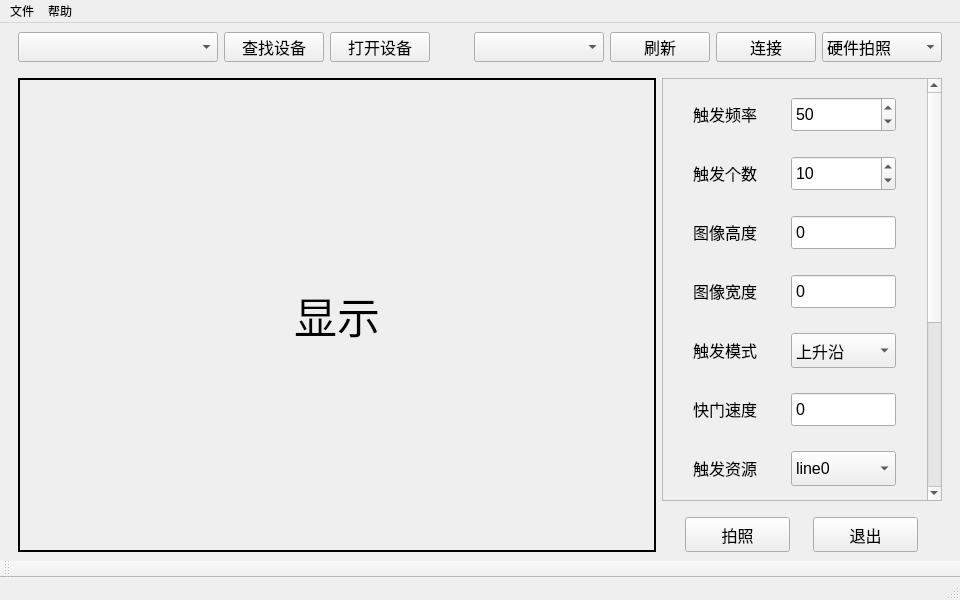
<?xml version="1.0" encoding="UTF-8"?>
<ui version="4.0">
 <class>control_window</class>
 <widget class="QMainWindow" name="control_window">
  <property name="geometry">
   <rect>
    <x>0</x>
    <y>0</y>
    <width>960</width>
    <height>600</height>
   </rect>
  </property>
  <property name="sizePolicy">
   <sizepolicy hsizetype="Preferred" vsizetype="Preferred">
    <horstretch>0</horstretch>
    <verstretch>0</verstretch>
   </sizepolicy>
  </property>
  <property name="minimumSize">
   <size>
    <width>960</width>
    <height>600</height>
   </size>
  </property>
  <property name="windowTitle">
   <string>MainWindow</string>
  </property>
  <widget class="QWidget" name="centralwidget">
   <layout class="QVBoxLayout" name="verticalLayout_2">
    <item>
     <widget class="QWidget" name="widget" native="true">
      <property name="sizePolicy">
       <sizepolicy hsizetype="Expanding" vsizetype="Preferred">
        <horstretch>0</horstretch>
        <verstretch>0</verstretch>
       </sizepolicy>
      </property>
      <property name="minimumSize">
       <size>
        <width>0</width>
        <height>40</height>
       </size>
      </property>
      <property name="maximumSize">
       <size>
        <width>16777215</width>
        <height>40</height>
       </size>
      </property>
      <layout class="QHBoxLayout" name="horizontalLayout_15">
       <property name="topMargin">
        <number>0</number>
       </property>
       <item>
        <widget class="QComboBox" name="choose_devices">
         <property name="minimumSize">
          <size>
           <width>200</width>
           <height>30</height>
          </size>
         </property>
         <property name="maximumSize">
          <size>
           <width>200</width>
           <height>30</height>
          </size>
         </property>
         <property name="font">
          <font>
           <pointsize>12</pointsize>
          </font>
         </property>
         <property name="focusPolicy">
          <enum>Qt::FocusPolicy::NoFocus</enum>
         </property>
        </widget>
       </item>
       <item>
        <widget class="QPushButton" name="find_device">
         <property name="minimumSize">
          <size>
           <width>100</width>
           <height>30</height>
          </size>
         </property>
         <property name="maximumSize">
          <size>
           <width>100</width>
           <height>30</height>
          </size>
         </property>
         <property name="font">
          <font>
           <pointsize>12</pointsize>
          </font>
         </property>
         <property name="text">
          <string>查找设备</string>
         </property>
        </widget>
       </item>
       <item>
        <widget class="QPushButton" name="open_device">
         <property name="minimumSize">
          <size>
           <width>100</width>
           <height>30</height>
          </size>
         </property>
         <property name="maximumSize">
          <size>
           <width>100</width>
           <height>30</height>
          </size>
         </property>
         <property name="font">
          <font>
           <pointsize>12</pointsize>
          </font>
         </property>
         <property name="text">
          <string>打开设备</string>
         </property>
        </widget>
       </item>
       <item>
        <spacer name="horizontalSpacer">
         <property name="orientation">
          <enum>Qt::Orientation::Horizontal</enum>
         </property>
         <property name="sizeHint" stdset="0">
          <size>
           <width>40</width>
           <height>20</height>
          </size>
         </property>
        </spacer>
       </item>
       <item>
        <widget class="QComboBox" name="open_serailCb">
         <property name="minimumSize">
          <size>
           <width>130</width>
           <height>30</height>
          </size>
         </property>
         <property name="maximumSize">
          <size>
           <width>120</width>
           <height>30</height>
          </size>
         </property>
         <property name="font">
          <font>
           <pointsize>12</pointsize>
          </font>
         </property>
         <property name="focusPolicy">
          <enum>Qt::FocusPolicy::NoFocus</enum>
         </property>
        </widget>
       </item>
       <item>
        <widget class="QPushButton" name="open_btnSerialCheck">
         <property name="minimumSize">
          <size>
           <width>100</width>
           <height>30</height>
          </size>
         </property>
         <property name="maximumSize">
          <size>
           <width>100</width>
           <height>30</height>
          </size>
         </property>
         <property name="font">
          <font>
           <pointsize>12</pointsize>
          </font>
         </property>
         <property name="text">
          <string>刷新</string>
         </property>
        </widget>
       </item>
       <item>
        <widget class="QPushButton" name="open_openBt">
         <property name="minimumSize">
          <size>
           <width>100</width>
           <height>30</height>
          </size>
         </property>
         <property name="maximumSize">
          <size>
           <width>100</width>
           <height>30</height>
          </size>
         </property>
         <property name="font">
          <font>
           <pointsize>12</pointsize>
          </font>
         </property>
         <property name="text">
          <string>连接</string>
         </property>
        </widget>
       </item>
       <item>
        <widget class="QComboBox" name="selectmode">
         <property name="minimumSize">
          <size>
           <width>120</width>
           <height>30</height>
          </size>
         </property>
         <property name="maximumSize">
          <size>
           <width>120</width>
           <height>30</height>
          </size>
         </property>
         <property name="font">
          <font>
           <pointsize>12</pointsize>
          </font>
         </property>
         <property name="focusPolicy">
          <enum>Qt::FocusPolicy::NoFocus</enum>
         </property>
         <item>
          <property name="text">
           <string>硬件拍照</string>
          </property>
         </item>
         <item>
          <property name="text">
           <string>软件拍照</string>
          </property>
         </item>
        </widget>
       </item>
      </layout>
     </widget>
    </item>
    <item>
     <widget class="QWidget" name="widget_15" native="true">
      <layout class="QHBoxLayout" name="horizontalLayout_11">
       <property name="topMargin">
        <number>0</number>
       </property>
       <property name="bottomMargin">
        <number>0</number>
       </property>
       <item>
        <widget class="QLabel" name="label_show_">
         <property name="minimumSize">
          <size>
           <width>200</width>
           <height>200</height>
          </size>
         </property>
         <property name="font">
          <font>
           <pointsize>32</pointsize>
          </font>
         </property>
         <property name="frameShape">
          <enum>QFrame::Shape::Box</enum>
         </property>
         <property name="lineWidth">
          <number>2</number>
         </property>
         <property name="text">
          <string>显示</string>
         </property>
         <property name="textFormat">
          <enum>Qt::TextFormat::PlainText</enum>
         </property>
         <property name="alignment">
          <set>Qt::AlignmentFlag::AlignCenter</set>
         </property>
        </widget>
       </item>
       <item>
        <widget class="QWidget" name="widget_17" native="true">
         <property name="minimumSize">
          <size>
           <width>280</width>
           <height>0</height>
          </size>
         </property>
         <property name="maximumSize">
          <size>
           <width>280</width>
           <height>16777215</height>
          </size>
         </property>
         <property name="layoutDirection">
          <enum>Qt::LayoutDirection::LeftToRight</enum>
         </property>
         <layout class="QVBoxLayout" name="verticalLayout_3">
          <property name="leftMargin">
           <number>0</number>
          </property>
          <property name="topMargin">
           <number>0</number>
          </property>
          <property name="rightMargin">
           <number>0</number>
          </property>
          <property name="bottomMargin">
           <number>0</number>
          </property>
          <item>
           <widget class="QScrollArea" name="scrollArea">
            <property name="minimumSize">
             <size>
              <width>280</width>
              <height>0</height>
             </size>
            </property>
            <property name="maximumSize">
             <size>
              <width>280</width>
              <height>16777215</height>
             </size>
            </property>
            <property name="widgetResizable">
             <bool>true</bool>
            </property>
            <widget class="QWidget" name="scrollAreaWidgetContents">
             <property name="geometry">
              <rect>
               <x>0</x>
               <y>0</y>
               <width>261</width>
               <height>720</height>
              </rect>
             </property>
             <layout class="QVBoxLayout" name="verticalLayout">
              <item>
               <widget class="QWidget" name="widget_2" native="true">
                <layout class="QHBoxLayout" name="horizontalLayout">
                 <item>
                  <widget class="QLabel" name="label">
                   <property name="minimumSize">
                    <size>
                     <width>80</width>
                     <height>30</height>
                    </size>
                   </property>
                   <property name="maximumSize">
                    <size>
                     <width>80</width>
                     <height>30</height>
                    </size>
                   </property>
                   <property name="font">
                    <font>
                     <pointsize>12</pointsize>
                    </font>
                   </property>
                   <property name="text">
                    <string>触发频率</string>
                   </property>
                  </widget>
                 </item>
                 <item>
                  <widget class="QSpinBox" name="open_freq">
                   <property name="minimumSize">
                    <size>
                     <width>105</width>
                     <height>35</height>
                    </size>
                   </property>
                   <property name="maximumSize">
                    <size>
                     <width>105</width>
                     <height>35</height>
                    </size>
                   </property>
                   <property name="font">
                    <font>
                     <pointsize>12</pointsize>
                    </font>
                   </property>
                   <property name="focusPolicy">
                    <enum>Qt::FocusPolicy::NoFocus</enum>
                   </property>
                   <property name="maximum">
                    <number>1000</number>
                   </property>
                   <property name="value">
                    <number>50</number>
                   </property>
                  </widget>
                 </item>
                </layout>
               </widget>
              </item>
              <item>
               <widget class="QWidget" name="widget_3" native="true">
                <layout class="QHBoxLayout" name="horizontalLayout_16">
                 <item>
                  <widget class="QLabel" name="label_2">
                   <property name="minimumSize">
                    <size>
                     <width>80</width>
                     <height>30</height>
                    </size>
                   </property>
                   <property name="maximumSize">
                    <size>
                     <width>80</width>
                     <height>30</height>
                    </size>
                   </property>
                   <property name="font">
                    <font>
                     <pointsize>12</pointsize>
                    </font>
                   </property>
                   <property name="text">
                    <string>触发个数</string>
                   </property>
                  </widget>
                 </item>
                 <item>
                  <widget class="QSpinBox" name="open_times">
                   <property name="minimumSize">
                    <size>
                     <width>105</width>
                     <height>35</height>
                    </size>
                   </property>
                   <property name="maximumSize">
                    <size>
                     <width>105</width>
                     <height>35</height>
                    </size>
                   </property>
                   <property name="font">
                    <font>
                     <pointsize>12</pointsize>
                    </font>
                   </property>
                   <property name="focusPolicy">
                    <enum>Qt::FocusPolicy::NoFocus</enum>
                   </property>
                   <property name="maximum">
                    <number>1000</number>
                   </property>
                   <property name="value">
                    <number>10</number>
                   </property>
                  </widget>
                 </item>
                </layout>
               </widget>
              </item>
              <item>
               <widget class="QWidget" name="widget_7" native="true">
                <layout class="QHBoxLayout" name="horizontalLayout_18">
                 <item>
                  <widget class="QLabel" name="label_4">
                   <property name="minimumSize">
                    <size>
                     <width>80</width>
                     <height>30</height>
                    </size>
                   </property>
                   <property name="maximumSize">
                    <size>
                     <width>80</width>
                     <height>30</height>
                    </size>
                   </property>
                   <property name="font">
                    <font>
                     <pointsize>12</pointsize>
                    </font>
                   </property>
                   <property name="text">
                    <string>图像高度</string>
                   </property>
                  </widget>
                 </item>
                 <item>
                  <widget class="QSpinBox" name="weightphoto">
                   <property name="minimumSize">
                    <size>
                     <width>105</width>
                     <height>35</height>
                    </size>
                   </property>
                   <property name="maximumSize">
                    <size>
                     <width>105</width>
                     <height>35</height>
                    </size>
                   </property>
                   <property name="font">
                    <font>
                     <pointsize>12</pointsize>
                    </font>
                   </property>
                   <property name="focusPolicy">
                    <enum>Qt::FocusPolicy::StrongFocus</enum>
                   </property>
                   <property name="contextMenuPolicy">
                    <enum>Qt::ContextMenuPolicy::NoContextMenu</enum>
                   </property>
                   <property name="buttonSymbols">
                    <enum>QAbstractSpinBox::ButtonSymbols::NoButtons</enum>
                   </property>
                   <property name="maximum">
                    <number>5000</number>
                   </property>
                  </widget>
                 </item>
                </layout>
               </widget>
              </item>
              <item>
               <widget class="QWidget" name="widget_4" native="true">
                <layout class="QHBoxLayout" name="horizontalLayout_17">
                 <item>
                  <widget class="QLabel" name="label_3">
                   <property name="minimumSize">
                    <size>
                     <width>80</width>
                     <height>30</height>
                    </size>
                   </property>
                   <property name="maximumSize">
                    <size>
                     <width>80</width>
                     <height>30</height>
                    </size>
                   </property>
                   <property name="font">
                    <font>
                     <pointsize>12</pointsize>
                    </font>
                   </property>
                   <property name="text">
                    <string>图像宽度</string>
                   </property>
                  </widget>
                 </item>
                 <item>
                  <widget class="QSpinBox" name="highphoto">
                   <property name="minimumSize">
                    <size>
                     <width>105</width>
                     <height>35</height>
                    </size>
                   </property>
                   <property name="maximumSize">
                    <size>
                     <width>105</width>
                     <height>35</height>
                    </size>
                   </property>
                   <property name="font">
                    <font>
                     <pointsize>12</pointsize>
                    </font>
                   </property>
                   <property name="focusPolicy">
                    <enum>Qt::FocusPolicy::StrongFocus</enum>
                   </property>
                   <property name="buttonSymbols">
                    <enum>QAbstractSpinBox::ButtonSymbols::NoButtons</enum>
                   </property>
                   <property name="maximum">
                    <number>5000</number>
                   </property>
                  </widget>
                 </item>
                </layout>
               </widget>
              </item>
              <item>
               <widget class="QWidget" name="widget_5" native="true">
                <layout class="QHBoxLayout" name="horizontalLayout_3">
                 <item>
                  <widget class="QLabel" name="label_5">
                   <property name="minimumSize">
                    <size>
                     <width>80</width>
                     <height>30</height>
                    </size>
                   </property>
                   <property name="maximumSize">
                    <size>
                     <width>80</width>
                     <height>30</height>
                    </size>
                   </property>
                   <property name="font">
                    <font>
                     <pointsize>12</pointsize>
                    </font>
                   </property>
                   <property name="text">
                    <string>触发模式</string>
                   </property>
                  </widget>
                 </item>
                 <item>
                  <widget class="QComboBox" name="TriggerMode">
                   <property name="minimumSize">
                    <size>
                     <width>105</width>
                     <height>35</height>
                    </size>
                   </property>
                   <property name="maximumSize">
                    <size>
                     <width>105</width>
                     <height>35</height>
                    </size>
                   </property>
                   <property name="font">
                    <font>
                     <pointsize>12</pointsize>
                    </font>
                   </property>
                   <property name="focusPolicy">
                    <enum>Qt::FocusPolicy::NoFocus</enum>
                   </property>
                   <item>
                    <property name="text">
                     <string>上升沿</string>
                    </property>
                   </item>
                   <item>
                    <property name="text">
                     <string>下降沿</string>
                    </property>
                   </item>
                   <item>
                    <property name="text">
                     <string>高电平</string>
                    </property>
                   </item>
                   <item>
                    <property name="text">
                     <string>低电平</string>
                    </property>
                   </item>
                  </widget>
                 </item>
                </layout>
               </widget>
              </item>
              <item>
               <widget class="QWidget" name="widget_10" native="true">
                <layout class="QHBoxLayout" name="horizontalLayout_6">
                 <item>
                  <widget class="QLabel" name="label_11">
                   <property name="minimumSize">
                    <size>
                     <width>80</width>
                     <height>30</height>
                    </size>
                   </property>
                   <property name="maximumSize">
                    <size>
                     <width>80</width>
                     <height>30</height>
                    </size>
                   </property>
                   <property name="font">
                    <font>
                     <pointsize>12</pointsize>
                    </font>
                   </property>
                   <property name="text">
                    <string>快门速度</string>
                   </property>
                  </widget>
                 </item>
                 <item>
                  <widget class="QSpinBox" name="Shutter_time">
                   <property name="minimumSize">
                    <size>
                     <width>105</width>
                     <height>35</height>
                    </size>
                   </property>
                   <property name="maximumSize">
                    <size>
                     <width>105</width>
                     <height>35</height>
                    </size>
                   </property>
                   <property name="font">
                    <font>
                     <pointsize>12</pointsize>
                    </font>
                   </property>
                   <property name="focusPolicy">
                    <enum>Qt::FocusPolicy::StrongFocus</enum>
                   </property>
                   <property name="buttonSymbols">
                    <enum>QAbstractSpinBox::ButtonSymbols::NoButtons</enum>
                   </property>
                   <property name="maximum">
                    <number>5000000</number>
                   </property>
                  </widget>
                 </item>
                </layout>
               </widget>
              </item>
              <item>
               <widget class="QWidget" name="widget_6" native="true">
                <layout class="QHBoxLayout" name="horizontalLayout_4">
                 <item>
                  <widget class="QLabel" name="label_6">
                   <property name="minimumSize">
                    <size>
                     <width>80</width>
                     <height>30</height>
                    </size>
                   </property>
                   <property name="maximumSize">
                    <size>
                     <width>80</width>
                     <height>30</height>
                    </size>
                   </property>
                   <property name="font">
                    <font>
                     <pointsize>12</pointsize>
                    </font>
                   </property>
                   <property name="text">
                    <string>触发资源</string>
                   </property>
                  </widget>
                 </item>
                 <item>
                  <widget class="QComboBox" name="TriggerSource">
                   <property name="minimumSize">
                    <size>
                     <width>105</width>
                     <height>35</height>
                    </size>
                   </property>
                   <property name="maximumSize">
                    <size>
                     <width>105</width>
                     <height>35</height>
                    </size>
                   </property>
                   <property name="font">
                    <font>
                     <pointsize>12</pointsize>
                    </font>
                   </property>
                   <property name="focusPolicy">
                    <enum>Qt::FocusPolicy::NoFocus</enum>
                   </property>
                   <item>
                    <property name="text">
                     <string>line0</string>
                    </property>
                   </item>
                   <item>
                    <property name="text">
                     <string>line2</string>
                    </property>
                   </item>
                   <item>
                    <property name="text">
                     <string>计数器触发</string>
                    </property>
                   </item>
                   <item>
                    <property name="text">
                     <string>软件触发</string>
                    </property>
                   </item>
                   <item>
                    <property name="text">
                     <string>频率转换器触发</string>
                    </property>
                   </item>
                  </widget>
                 </item>
                </layout>
               </widget>
              </item>
              <item>
               <widget class="QWidget" name="widget_8" native="true">
                <layout class="QHBoxLayout" name="horizontalLayout_2">
                 <item>
                  <widget class="QLabel" name="label_7">
                   <property name="minimumSize">
                    <size>
                     <width>80</width>
                     <height>30</height>
                    </size>
                   </property>
                   <property name="maximumSize">
                    <size>
                     <width>80</width>
                     <height>30</height>
                    </size>
                   </property>
                   <property name="font">
                    <font>
                     <pointsize>12</pointsize>
                    </font>
                   </property>
                   <property name="text">
                    <string>采集模式</string>
                   </property>
                  </widget>
                 </item>
                 <item>
                  <widget class="QPushButton" name="single_acquisition">
                   <property name="minimumSize">
                    <size>
                     <width>105</width>
                     <height>35</height>
                    </size>
                   </property>
                   <property name="maximumSize">
                    <size>
                     <width>105</width>
                     <height>35</height>
                    </size>
                   </property>
                   <property name="font">
                    <font>
                     <pointsize>12</pointsize>
                    </font>
                   </property>
                   <property name="text">
                    <string>单次采集</string>
                   </property>
                  </widget>
                 </item>
                </layout>
               </widget>
              </item>
              <item>
               <widget class="QWidget" name="widget_9" native="true">
                <layout class="QHBoxLayout" name="horizontalLayout_5">
                 <item>
                  <widget class="QLabel" name="label_8">
                   <property name="minimumSize">
                    <size>
                     <width>80</width>
                     <height>30</height>
                    </size>
                   </property>
                   <property name="maximumSize">
                    <size>
                     <width>80</width>
                     <height>30</height>
                    </size>
                   </property>
                   <property name="font">
                    <font>
                     <pointsize>12</pointsize>
                    </font>
                   </property>
                   <property name="text">
                    <string>采集</string>
                   </property>
                  </widget>
                 </item>
                 <item>
                  <widget class="QPushButton" name="continuous_acquisition">
                   <property name="minimumSize">
                    <size>
                     <width>105</width>
                     <height>35</height>
                    </size>
                   </property>
                   <property name="maximumSize">
                    <size>
                     <width>105</width>
                     <height>35</height>
                    </size>
                   </property>
                   <property name="font">
                    <font>
                     <pointsize>12</pointsize>
                    </font>
                   </property>
                   <property name="text">
                    <string>开始采集</string>
                   </property>
                  </widget>
                 </item>
                </layout>
               </widget>
              </item>
              <item>
               <widget class="QWidget" name="widget_11" native="true">
                <layout class="QHBoxLayout" name="horizontalLayout_7">
                 <item>
                  <widget class="QLabel" name="label_10">
                   <property name="minimumSize">
                    <size>
                     <width>80</width>
                     <height>30</height>
                    </size>
                   </property>
                   <property name="maximumSize">
                    <size>
                     <width>80</width>
                     <height>30</height>
                    </size>
                   </property>
                   <property name="font">
                    <font>
                     <pointsize>12</pointsize>
                    </font>
                   </property>
                   <property name="text">
                    <string>保存格式</string>
                   </property>
                  </widget>
                 </item>
                 <item>
                  <widget class="QComboBox" name="save_formal">
                   <property name="minimumSize">
                    <size>
                     <width>105</width>
                     <height>35</height>
                    </size>
                   </property>
                   <property name="maximumSize">
                    <size>
                     <width>105</width>
                     <height>35</height>
                    </size>
                   </property>
                   <property name="font">
                    <font>
                     <pointsize>12</pointsize>
                    </font>
                   </property>
                   <property name="focusPolicy">
                    <enum>Qt::FocusPolicy::NoFocus</enum>
                   </property>
                   <item>
                    <property name="text">
                     <string>PNG</string>
                    </property>
                   </item>
                   <item>
                    <property name="text">
                     <string>BMP</string>
                    </property>
                   </item>
                   <item>
                    <property name="text">
                     <string>JPG</string>
                    </property>
                   </item>
                  </widget>
                 </item>
                </layout>
               </widget>
              </item>
              <item>
               <widget class="QWidget" name="widget_13" native="true">
                <layout class="QHBoxLayout" name="horizontalLayout_9">
                 <item>
                  <widget class="QLabel" name="label_12">
                   <property name="minimumSize">
                    <size>
                     <width>80</width>
                     <height>30</height>
                    </size>
                   </property>
                   <property name="maximumSize">
                    <size>
                     <width>80</width>
                     <height>30</height>
                    </size>
                   </property>
                   <property name="font">
                    <font>
                     <pointsize>12</pointsize>
                    </font>
                   </property>
                   <property name="text">
                    <string>保存设置</string>
                   </property>
                  </widget>
                 </item>
                 <item>
                  <widget class="QPushButton" name="save_location">
                   <property name="minimumSize">
                    <size>
                     <width>105</width>
                     <height>35</height>
                    </size>
                   </property>
                   <property name="maximumSize">
                    <size>
                     <width>105</width>
                     <height>35</height>
                    </size>
                   </property>
                   <property name="font">
                    <font>
                     <pointsize>12</pointsize>
                    </font>
                   </property>
                   <property name="text">
                    <string>选择</string>
                   </property>
                  </widget>
                 </item>
                </layout>
               </widget>
              </item>
              <item>
               <widget class="QWidget" name="widget_16" native="true">
                <layout class="QHBoxLayout" name="horizontalLayout_12">
                 <item>
                  <widget class="QLabel" name="label_9">
                   <property name="minimumSize">
                    <size>
                     <width>80</width>
                     <height>30</height>
                    </size>
                   </property>
                   <property name="maximumSize">
                    <size>
                     <width>80</width>
                     <height>30</height>
                    </size>
                   </property>
                   <property name="font">
                    <font>
                     <pointsize>13</pointsize>
                    </font>
                   </property>
                   <property name="text">
                    <string>触发发送</string>
                   </property>
                   <property name="alignment">
                    <set>Qt::AlignmentFlag::AlignLeading|Qt::AlignmentFlag::AlignLeft|Qt::AlignmentFlag::AlignVCenter</set>
                   </property>
                  </widget>
                 </item>
                 <item>
                  <widget class="QPushButton" name="send_button">
                   <property name="minimumSize">
                    <size>
                     <width>105</width>
                     <height>35</height>
                    </size>
                   </property>
                   <property name="maximumSize">
                    <size>
                     <width>105</width>
                     <height>35</height>
                    </size>
                   </property>
                   <property name="font">
                    <font>
                     <pointsize>12</pointsize>
                    </font>
                   </property>
                   <property name="text">
                    <string>发送</string>
                   </property>
                  </widget>
                 </item>
                </layout>
               </widget>
              </item>
             </layout>
            </widget>
           </widget>
          </item>
          <item>
           <widget class="QWidget" name="widget_18" native="true">
            <property name="minimumSize">
             <size>
              <width>280</width>
              <height>45</height>
             </size>
            </property>
            <property name="maximumSize">
             <size>
              <width>280</width>
              <height>45</height>
             </size>
            </property>
            <layout class="QHBoxLayout" name="horizontalLayout_13">
             <property name="spacing">
              <number>0</number>
             </property>
             <property name="leftMargin">
              <number>0</number>
             </property>
             <property name="topMargin">
              <number>10</number>
             </property>
             <property name="rightMargin">
              <number>0</number>
             </property>
             <property name="bottomMargin">
              <number>0</number>
             </property>
             <item>
              <widget class="QPushButton" name="take_photo">
               <property name="minimumSize">
                <size>
                 <width>105</width>
                 <height>35</height>
                </size>
               </property>
               <property name="maximumSize">
                <size>
                 <width>105</width>
                 <height>35</height>
                </size>
               </property>
               <property name="font">
                <font>
                 <pointsize>12</pointsize>
                </font>
               </property>
               <property name="text">
                <string>拍照</string>
               </property>
              </widget>
             </item>
             <item>
              <widget class="QPushButton" name="Exit_Button">
               <property name="minimumSize">
                <size>
                 <width>105</width>
                 <height>35</height>
                </size>
               </property>
               <property name="maximumSize">
                <size>
                 <width>105</width>
                 <height>35</height>
                </size>
               </property>
               <property name="font">
                <font>
                 <pointsize>12</pointsize>
                </font>
               </property>
               <property name="text">
                <string>退出</string>
               </property>
              </widget>
             </item>
            </layout>
           </widget>
          </item>
         </layout>
        </widget>
       </item>
      </layout>
     </widget>
    </item>
   </layout>
  </widget>
  <widget class="QMenuBar" name="menubar">
   <property name="geometry">
    <rect>
     <x>0</x>
     <y>0</y>
     <width>960</width>
     <height>22</height>
    </rect>
   </property>
   <widget class="QMenu" name="menu">
    <property name="title">
     <string>文件</string>
    </property>
    <addaction name="actionopen"/>
    <addaction name="separator"/>
    <addaction name="actionexit"/>
   </widget>
   <widget class="QMenu" name="menu_2">
    <property name="title">
     <string>帮助</string>
    </property>
    <addaction name="actionSerialHelper"/>
    <addaction name="separator"/>
    <addaction name="actionabout"/>
   </widget>
   <addaction name="menu"/>
   <addaction name="menu_2"/>
  </widget>
  <widget class="QStatusBar" name="statusbar"/>
  <widget class="QToolBar" name="toolBar">
   <property name="windowTitle">
    <string>toolBar</string>
   </property>
   <attribute name="toolBarArea">
    <enum>BottomToolBarArea</enum>
   </attribute>
   <attribute name="toolBarBreak">
    <bool>false</bool>
   </attribute>
  </widget>
  <action name="actionSerialHelper">
   <property name="text">
    <string>串口助手</string>
   </property>
  </action>
  <action name="actionabout">
   <property name="text">
    <string>关于</string>
   </property>
  </action>
  <action name="actionopen">
   <property name="text">
    <string>打开</string>
   </property>
  </action>
  <action name="actionexit">
   <property name="text">
    <string>退出</string>
   </property>
  </action>
 </widget>
 <resources/>
 <connections/>
</ui>
